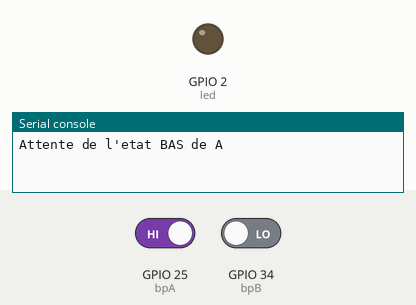
This program was run on a simulated ESP32 board running MicroPython. On the bench: output pins drawn as LEDs (lit = HIGH), the last lines printed to the serial console. The test bench sets the inputs (shaded band); at power-on: GPIO 25 (bpA) HIGH, GPIO 34 (bpB) LOW.

Above: at 1.2 s.
1.3 s: GPIO 25 (bpA) driven LOW
2.8 s: GPIO 25 (bpA) driven HIGH
At 3.3 s:
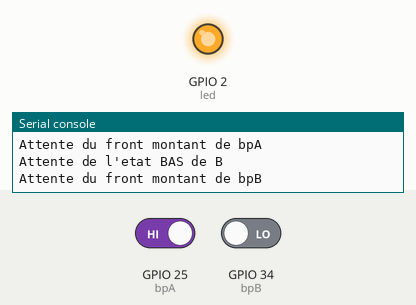
Timing chart, 0 to 5.8 s (numbered marks = the images above; inputs shaded):
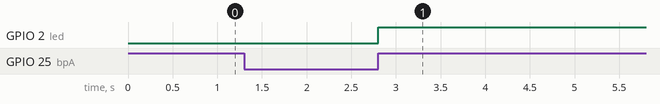

The program:

mesure-temps-deux-fronts-3.py
```python
##############   mesure de temps entre 2 fronts   ################
from machine import Pin
from time import sleep, sleep_ms, sleep_us, ticks_ms, ticks_us
cont = True

led = Pin(2, Pin.OUT)
bpA = Pin(25, Pin.IN)
bpB = Pin(34, Pin.IN)

print("Attente de l'etat BAS de A")
while bpA.value():      # attente a l'etat haut
    pass

print("Attente du front montant de bpA")
while not bpA.value():  # attente a l'etat bas
    pass
start = ticks_ms()      # start sur front montant 1
led.value(1)

print("Attente de l'etat BAS de B")
while  bpB.value():     # attente a l'etat haut
    pass

print("Attente du front montant de bpB")
while not bpB.value():  # attente a l'etat bas
    pass
stop = ticks_ms()       # stop sur front montant 2
led.value(0)

delta = stop - start
print("Temps entre deux fronts : {0} ms \n".format(delta))
```

Measured:
- after the input at 2.8 s, GPIO 2 (led): LOW → HIGH at once
